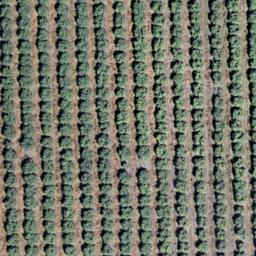
#> input picture data/sample_ucmerced/agricultural/agricultural22.jpg, 256 x 256 px
$ python -i preprocesing.py   (imports and definitions only)   (older library calls are emulated)
#> lines starting #> are read from the running program, lines starting #| are printed output that depends on the picture
import cv2
import numpy as np
from skimage.feature import local_binary_pattern, hog
from skimage.feature import graycomatrix, graycoprops
from sklearn.decomposition import PCA


def extract_features(image):
    image_gray = cv2.cvtColor(image, cv2.COLOR_RGB2GRAY)
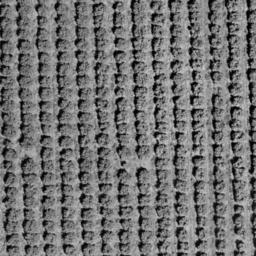
#> image_gray: shape (256, 256); min 0, max 211, mean 114

    # HOG
    hog_feat = hog(image_gray, pixels_per_cell=(16, 16), cells_per_block=(2, 2), feature_vector=True)
#> hog_feat = 8100 values, max 0.24 at index 252, min 0.0338 at index 3216, mean 0.16

    # LBP
    lbp = local_binary_pattern(image_gray, P=8, R=1, method='uniform')
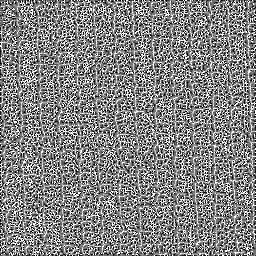
#> lbp: shape (256, 256) float64; min 0, max 9, mean 4.65; drawn with min black and max white
    lbp_hist, _ = np.histogram(lbp.ravel(), bins=np.arange(0, 11), density=True)
#> lbp_hist = [0.069, 0.0816, 0.0746, 0.117, 0.161, 0.142, 0.0871, 0.0761, 0.0647, 0.126]

    # HSV histogram
    hsv = cv2.cvtColor(image, cv2.COLOR_RGB2HSV)
#> hsv: shape (256, 256, 3); mean H, S, V 45.2, 51.6, 121.5
    hist_h = cv2.calcHist([hsv], [0], None, [8], [0, 180]).flatten()
#> hist_h = [21923, 10526, 17652, 12095, 2440, 460, 114, 326]
    hist_s = cv2.calcHist([hsv], [1], None, [8], [0, 256]).flatten()
#> hist_s = [15834, 38013, 7206, 1484, 895, 490, 324, 1290]
    hist_v = cv2.calcHist([hsv], [2], None, [8], [0, 256]).flatten()
#> hist_v = [4959, 4476, 6511, 13447, 21788, 13787, 568, 0]
    hsv_hist = np.concatenate([hist_h, hist_s, hist_v])
#> hsv_hist = 24 values, max 38013 at index 9, min 0 at index 23, mean 8192

    # GLCM
    glcm = graycomatrix(image_gray, [1], [0], levels=256, symmetric=True, normed=True)
    glcm_feat = [graycoprops(glcm, prop).flatten()[0] for prop in ('contrast', 'dissimilarity', 'homogeneity', 'energy', 'correlation')]
#> glcm_feat = [830.6, 21.46, 0.055, 0.0107, 0.793]

    return np.concatenate([hog_feat, lbp_hist, hsv_hist, glcm_feat])


def apply_pca(features, n_components=100):
    pca = PCA(n_components=n_components)
    reduced_features = pca.fit_transform(features)
    return reduced_features

>>> import cv2
>>> picture = cv2.cvtColor(cv2.imread('../../data/sample_ucmerced/agricultural/agricultural22.jpg'), cv2.COLOR_BGR2RGB)
>>> result = extract_features(picture)
#> result = 8139 values, max 38013 at index 8119, min 0 at index 8133, mean 24.42
